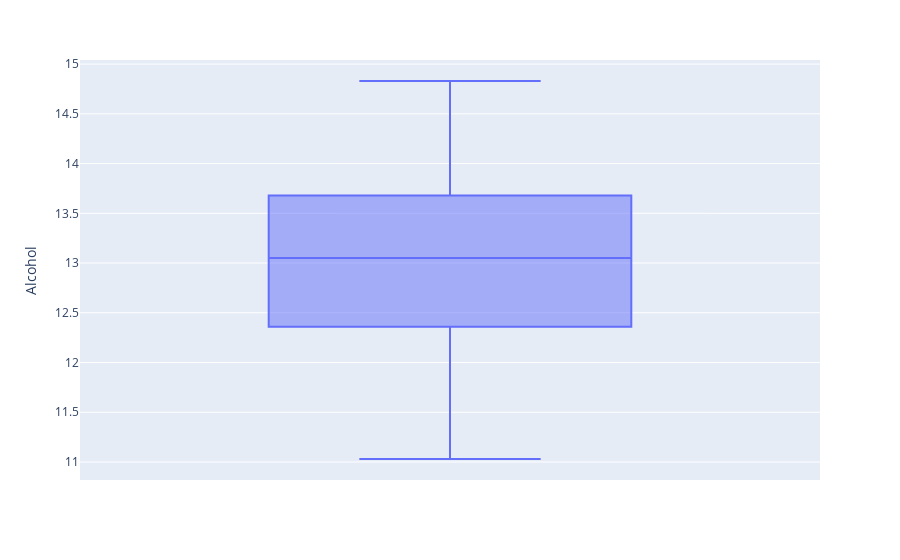

Notebook cell for this chart:
### Markdown cell above
11. สร้าง boxplot เพื่อเช็ค outliers ของแต่ละฟีเจอร์

### Code cell
fig = plt.figure(figsize=(8,6))
px.box(df, y='Alcohol')

### Figure 1 — Plotly figure (JSON) as saved in the notebook; plotly's stock layout.template omitted (floating-point values rounded to 4 significant figures; data arrays with more than 128 entries replaced by an {"elided": "..."} marker saying what was removed)
{"data": [{"alignmentgroup": "True", "hovertemplate": "Alcohol=%{y}<extra></extra>", "legendgroup": "", "marker": {"color": "#636efa"}, "name": "", "notched": false, "offsetgroup": "", "orientation": "v", "showlegend": false, "type": "box", "x0": " ", "xaxis": "x", "y": {"elided": "178 float values"}, "y0": " ", "yaxis": "y"}], "layout": {"boxmode": "group", "legend": {"tracegroupgap": 0}, "margin": {"t": 60}, "xaxis": {"anchor": "y", "domain": [0, 1]}, "yaxis": {"anchor": "x", "domain": [0, 1], "title": {"text": "Alcohol"}}}}
